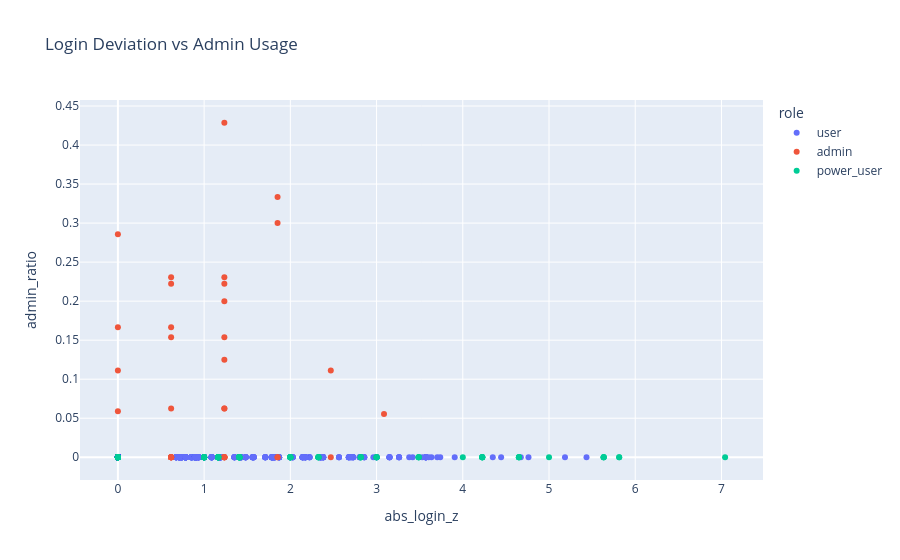

The code cell stored with this chart in its notebook:
### Code cell
fig = px.scatter(
    grouped_df,
    x="abs_login_z",
    y="admin_ratio",
    color="role",
    hover_data=["session_id", "total_events"],
    title="Login Deviation vs Admin Usage"
)

fig.show()

### Figure 1 — Plotly figure (JSON) as saved in the notebook; plotly's stock layout.template omitted (floating-point values rounded to 4 significant figures; data arrays with more than 128 entries replaced by an {"elided": "..."} marker saying what was removed)
{"data": [{"customdata": {"elided": "633x2 mixed values"}, "hovertemplate": "role=user<br>abs_login_z=%{x}<br>admin_ratio=%{y}<br>session_id=%{customdata[0]}<br>total_events=%{customdata[1]}<extra></extra>", "legendgroup": "user", "marker": {"color": "#636efa", "symbol": "circle"}, "mode": "markers", "name": "user", "orientation": "v", "showlegend": true, "type": "scatter", "x": {"elided": "633 float values"}, "xaxis": "x", "y": {"elided": "633 float values"}, "yaxis": "y"}, {"customdata": [["S00117", 5], ["S00118", 7], ["S00119", 16], ["S00120", 12], ["S00121", 7], ["S00122", 18], ["S00123", 5], ["S00124", 5], ["S00125", 18], ["S00126", 17], ["S00127", 16], ["S00128", 18], ["S00129", 20], ["S00130", 9], ["S00131", 10], ["S00132", 15], ["S00133", 18], ["S00134", 12], ["S00135", 12], ["S00136", 9], ["S00137", 16], ["S00138", 8], ["S00139", 9], ["S00140", 7], ["S00141", 12], ["S00142", 12], ["S00143", 11], ["S00144", 4], ["S00145", 9], ["S00146", 16], ["S00147", 14], ["S00148", 17], ["S00149", 13], ["S00150", 13], ["S00151", 9], ["S00152", 13], ["S00153", 10], ["S00154", 7], ["S00155", 9], ["S00156", 13], ["S00157", 6]], "hovertemplate": "role=admin<br>abs_login_z=%{x}<br>admin_ratio=%{y}<br>session_id=%{customdata[0]}<br>total_events=%{customdata[1]}<extra></extra>", "legendgroup": "admin", "marker": {"color": "#EF553B", "symbol": "circle"}, "mode": "markers", "name": "admin", "orientation": "v", "showlegend": true, "type": "scatter", "x": [0.0, 0.6173, 1.235, 0.6173, 1.235, 1.235, 0.6173, 1.235, 2.469, 0.6173, 1.235, 3.086, 1.852, 0.0, 0.6173, 1.235, 1.235, 0.0, 1.852, 0.6173, 0.6173, 1.235, 1.235, 0.0, 0.6173, 0.6173, 1.235, 1.235, 0.6173, 0.0, 0.0, 0.0, 0.6173, 0.6173, 2.469, 1.235, 1.852, 1.235, 0.6173, 1.235, 1.852], "xaxis": "x", "y": [0.0, 0.0, 0.0625, 0.0, 0.0, 0.0, 0.0, 0.2, 0.1111, 0.0, 0.0625, 0.05556, 0.0, 0.1111, 0.0, 0.0, 0.0, 0.1667, 0.0, 0.2222, 0.0625, 0.125, 0.2222, 0.2857, 0.0, 0.1667, 0.0, 0.0, 0.0, 0.0, 0.0, 0.05882, 0.1538, 0.2308, 0.0, 0.2308, 0.3, 0.4286, 0.0, 0.1538, 0.3333], "yaxis": "y"}, {"customdata": {"elided": "126x2 mixed values"}, "hovertemplate": "role=power_user<br>abs_login_z=%{x}<br>admin_ratio=%{y}<br>session_id=%{customdata[0]}<br>total_events=%{customdata[1]}<extra></extra>", "legendgroup": "power_user", "marker": {"color": "#00cc96", "symbol": "circle"}, "mode": "markers", "name": "power_user", "orientation": "v", "showlegend": true, "type": "scatter", "x": [1.163, 3.488, 1.163, 1.163, 1.163, 1.163, 0.0, 4.651, 0.0, 2.326, 2.326, 1.163, 1.163, 0.0, 4.651, 0.0, 2.326, 1.163, 0.0, 3.488, 0.0, 3.488, 0.0, 0.0, 4.651, 2.326, 5.814, 0.0, 4.651, 1.163, 2.326, 1.163, 3.488, 2.326, 1.163, 0.0, 1.163, 5.814, 1.163, 1.163, 1.163, 1.163, 0.0, 0.0, 1.408, 1.408, 0.0, 2.817, 0.0, 4.225, 1.408, 1.408, 2.817, 0.0, 1.408, 0.0, 1.408, 2.817, 2.817, 0.0, 5.634, 0.0, 7.042, 0.0, 4.225, 0.0, 4.225, 0.0, 5.634, 0.0, 4.225, 1.408, 0.0, 0.0, 1.408, 1.408, 1.408, 4.225, 1.408, 1.408, 1.408, 5.634, 0.0, 5.634, 1.408, 2.817, 0.0, 4.225, 1.0, 3.0, 1.0, 2.0, 0.0, 1.0, 1.0, 0.0, 3.0, 1.0, 2.0, 0.0, 0.0, 2.0, 0.0, 4.0, 1.0, 2.0, 2.0, 1.0, 2.0, 1.0, 1.0, 3.0, 1.0, 2.0, 0.0, 5.0, 1.0, 1.0, 3.0, 1.0, 0.0, 3.0, 2.0, 1.0, 1.0, 0.0], "xaxis": "x", "y": [0.0, 0.0, 0.0, 0.0, 0.0, 0.0, 0.0, 0.0, 0.0, 0.0, 0.0, 0.0, 0.0, 0.0, 0.0, 0.0, 0.0, 0.0, 0.0, 0.0, 0.0, 0.0, 0.0, 0.0, 0.0, 0.0, 0.0, 0.0, 0.0, 0.0, 0.0, 0.0, 0.0, 0.0, 0.0, 0.0, 0.0, 0.0, 0.0, 0.0, 0.0, 0.0, 0.0, 0.0, 0.0, 0.0, 0.0, 0.0, 0.0, 0.0, 0.0, 0.0, 0.0, 0.0, 0.0, 0.0, 0.0, 0.0, 0.0, 0.0, 0.0, 0.0, 0.0, 0.0, 0.0, 0.0, 0.0, 0.0, 0.0, 0.0, 0.0, 0.0, 0.0, 0.0, 0.0, 0.0, 0.0, 0.0, 0.0, 0.0, 0.0, 0.0, 0.0, 0.0, 0.0, 0.0, 0.0, 0.0, 0.0, 0.0, 0.0, 0.0, 0.0, 0.0, 0.0, 0.0, 0.0, 0.0, 0.0, 0.0, 0.0, 0.0, 0.0, 0.0, 0.0, 0.0, 0.0, 0.0, 0.0, 0.0, 0.0, 0.0, 0.0, 0.0, 0.0, 0.0, 0.0, 0.0, 0.0, 0.0, 0.0, 0.0, 0.0, 0.0, 0.0, 0.0], "yaxis": "y"}], "layout": {"legend": {"title": {"text": "role"}, "tracegroupgap": 0}, "title": {"text": "Login Deviation vs Admin Usage"}, "xaxis": {"anchor": "y", "domain": [0, 1], "title": {"text": "abs_login_z"}}, "yaxis": {"anchor": "x", "domain": [0, 1], "title": {"text": "admin_ratio"}}}}
